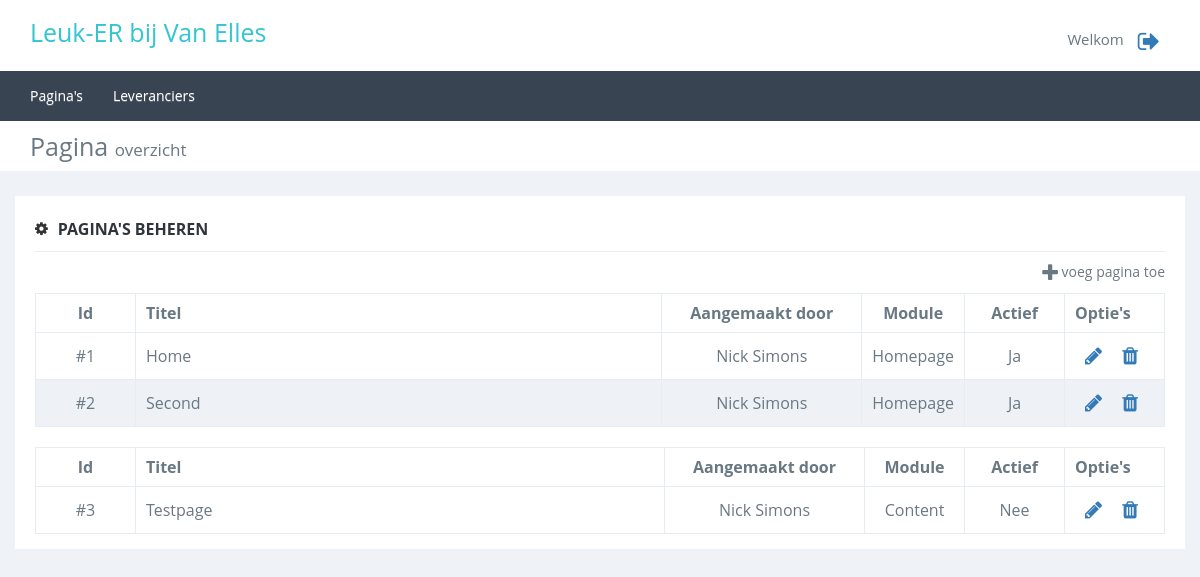
Screenshot of /admin/dashboard.php (signed in) with the database file from the repository.
### tables this page shows
CREATE TABLE `page` (
  `id` int(11) NOT NULL,
  `pagetitle` varchar(100) NOT NULL,
  `title` varchar(100) DEFAULT NULL,
  `subtitle` varchar(100) DEFAULT NULL,
  `inhoud` mediumtext,
  `description` varchar(2000) DEFAULT NULL,
  `kernwoorden` varchar(100) DEFAULT NULL,
  `active` int(1) DEFAULT NULL COMMENT '1 = actief, 0 = inactief',
  `datum` datetime DEFAULT CURRENT_TIMESTAMP ON UPDATE CURRENT_TIMESTAMP,
  `image` varchar(45) DEFAULT NULL,
  `Module_id` int(11) NOT NULL,
  `user_id` int(11) NOT NULL,
  `url` varchar(50) NOT NULL
);

CREATE TABLE `user` (
  `user_id` int(11) NOT NULL,
  `email` varchar(45) NOT NULL,
  `first_name` varchar(45) DEFAULT NULL,
  `insertion` varchar(45) DEFAULT NULL,
  `last_name` varchar(45) DEFAULT NULL,
  `phonenumber` int(12) DEFAULT NULL,
  `city` varchar(45) DEFAULT NULL,
  `address` varchar(45) DEFAULT NULL,
  `zipcode` varchar(45) DEFAULT NULL,
  `role` int(11) NOT NULL DEFAULT '2'
);

CREATE TABLE `Module` (
  `id` int(11) NOT NULL,
  `naam` varchar(45) NOT NULL,
  `path` varchar(45) NOT NULL
);

### admin/classes/page.class.php (called while the page is built, shortened)
<?php
class Page {
    private $_db;
    public function __construct()
    {
        $this->_db = new Connection();
        $this->_db = $this->_db->databaseConnection();
    }
    public function getAllMin($active = 1) {
        try {
            $query = $this->_db->prepare('
                    SELECT p.id id, pagetitle, active, first_name, insertion, last_name, m.naam module
                    FROM page p
                    JOIN user u ON p.user_id = u.user_id
                    JOIN Module m ON p.Module_id = m.id
                    WHERE active = :active;
                ');
            $query->bindValue(":active", $active);
            if($query->execute()) {
                return $content = $query->fetchAll();
            } else {
                return false;
            }
        } catch (PDOexception $e) {
            return false;
        }
    }
}

### admin/classes/connection.class.php (called while the page is built, shortened)
<?php
class Connection {
    public function databaseConnection() {
        try {
            $this->_db = new PDO('mysql:host=localhost;dbname=vanelles', 'root', '');
            return $this->_db;
        } catch (PDOException $e) {
            echo "<h3>Let op</h3>Er is helaas een probleem met het verbinden van de server, probeer het later nog eens.";
            exit;
        }
    }
}

### admin/dashboard.php (the view, shortened to what this page needs)
<div class="content">
    <?php
        include_once('includes/header.php');
        $page = new Page();
        $pageListActive = $page->getAllMin(1);
        $pageLIstInActive = $page->getAllMin(0);
    ?>
    <div class="pagetitel marbot">
        <div class="container">
            <div class="row">
                <div class="col-xs-12">Pagina <span>overzicht</span></div>
            </div>
        </div>
    </div>
    <div class="container">
        <div class="row">
            <div class="col-xs-12 inhoud">
                <div class="titel">
                    <i class="fa fa-cog"></i><span>Pagina's beheren</span>
                </div>
                <div class="row">
                    <div class="col-xs-6"></div>
                    <div class="col-xs-6 text-right"><a href="pagina_toevoegen.php" id="pvt"><i class="fa fa-plus"></i> voeg pagina toe</a></div>
                </div>
                <?php
                if($pageListActive != false) {
                    echo '
                        <table class="maintable" style="margin-bottom: 20px;">
                            <thead>
                                <tr>
                                    <th>Id</th>
                                    <th>Titel</th>
                                    <th>Aangemaakt door</th>
                                    <th>Module</th>
                                    <th>Actief</th>
                                    <th style="width: 100px;">Optie\'s</th>
                                </tr>
                            </thead>
                            <tbody>';
                    foreach($pageListActive as $value) {
                        echo '
                            <tr>
                                <td>#'.$value['id'].'</td>
                                <td>'.$value['pagetitle'].'</td>
                                <td><div>'.$value['first_name']." ". $value['insertion'] . " " . $value['last_name'].'</div></td>
                                <td>'.$value['module'].'</td>
                                <td>Ja</td>
                                <td><a href="pagina_bewerken.php?bewerkid='.$value['id'].'" title="Bewerken" data-id="'.$value['id'].'"><i class="fa fa-pencil"></i></a><a class="confirm" href="dashboard.php?verid='.$value['id'].'" title="Verwijderen" data-id="'.$value['id'].'"><i class="fa fa-trash"></i></a></td>
                            </tr>';
                    }
                    echo '
                            </tbody>
                        </table>';
                }
                if($pageLIstInActive != false) {
                    echo '
                        <table class="maintable">
                            <thead>
                                <tr>
                                    <th>Id</th>
                                    <th>Titel</th>
                                    <th>Aangemaakt door</th>
                                    <th>Module</th>
                                    <th>Actief</th>
                                    <th style="width: 100px;">Optie\'s</th>
                                </tr>
                            </thead>
                            <tbody>';
                    foreach($pageLIstInActive as $value) {
                        echo '
                            <tr>
                                <td>#'.$value['id'].'</td>
                                <td>'.$value['pagetitle'].'</td>
                                <td><div>'.$value['first_name']." ". $value['insertion'] . " " . $value['last_name'].'</div></td>
                                <td>'.$value['module'].'</td>
                                <td>Nee</td>
                                <td><a href="pagina_bewerken.php?bewerkid='.$value['id'].'" title="Bewerken" data-id="'.$value['id'].'"><i class="fa fa-pencil"></i></a><a class="confirm" href="dashboard.php?verid='.$value['id'].'" title="Verwijderen" data-id="'.$value['id'].'"><i class="fa fa-trash"></i></a></td>
                            </tr>';
                    }
                    echo '
                            </tbody>
                        </table>';
                }
                ?>
            </div>
        </div>
    </div>
</div>
</body>
</html>

### admin/includes/header.php (shortened to what this page needs)
<!DOCTYPE html>
<?php
include_once('config.php');
?>
<html lang="en">
<head>
    <link rel="stylesheet" type="text/css" href="css/normalizer.css" />
    <link rel="stylesheet" href="https://maxcdn.bootstrapcdn.com/font-awesome/4.5.0/css/font-awesome.min.css">
    <link rel="stylesheet" href="https://maxcdn.bootstrapcdn.com/bootstrap/3.3.6/css/bootstrap.min.css">
    <link rel="stylesheet" href="https://maxcdn.bootstrapcdn.com/bootstrap/3.3.6/css/bootstrap-theme.min.css">
    <link rel="stylesheet" type="text/css" href="css/main.css" />
</head>
<body>
<header>
    <div class="container">
        <div class="row">
            <div class="col-xs-6">Leuk-ER bij Van Elles</div>
            <div class="col-xs-6 text-right"><?php echo 'Welkom ' . $user->getUserName(); ?><a href="?uitloggen=true" title="Uitloggen" class="uitloggen"><i class="fa fa-sign-out"></i></a></div>
        </div>
    </div>
</header>
<nav>
    <div class="container">
        <div class="row">
            <div class="col-xs-12">
                <ul class="nav navbar-nav">
                    <li><a href="dashboard.php">Pagina's</a></li>
                    <li><a href="leverancier_overzicht.php">Leveranciers</a></li>
                </ul>
            </div>
        </div>
    </div>
</nav>

### admin/css/main.css (style rules this page uses)
body, h1, h2, h3, h4, h5, h6 { font-family: "Open Sans",sans-serif; }
a, button, code, div, img, input, label, li, p, pre, select, span, svg, table, td, textarea, th, ul { -webkit-border-radius: 0!important; -moz-border-radius: 0!important; border-radius: 0!important; }
body { background-color: #EFF3F8; color: #697882 }
header { height: 71px; width: 100%; background-color: #fff; position: fixed; top: 0; z-index: 99; }
header .col-xs-6:nth-child(1) { color: #32c5d2; font-size: 25px; padding-top: 15px; }
header .col-xs-6:nth-child(2) { font-size: 15px; padding-top: 24px; }
nav { height: 50px; width: 100%; background-color: #384452; position: fixed; top: 71px; padding: 0;z-index: 99; }
nav .container { padding: 0; }
nav a { color: #fff; text-shadow: none; }
.marbot { margin-bottom: 25px; }
.uitloggen { font-size: 24px; vertical-align: middle; padding: 10px; }
.content { margin-top: 121px; }
.content .pagetitel { background-color: #fff; height: 50px; font-size: 25px; }
.content .pagetitel .col-xs-12 { padding-top: 8px; }
.content .pagetitel span { font-size: 17px; }
.content .inhoud { padding: 12px 20px 15px; background-color: #fff; }
.content .inhoud .titel { border-bottom: 1px solid #eee; margin-bottom: 10px; font-family: "Open Sans",sans-serif; color: #333; font-size: 14px; padding: 10px 0; }
.content .inhoud .titel i { font-size: 15px; font-weight: 300; margin-top: 3px; float: left; display: inline-block; margin-right: 10px; }
.content .inhoud .titel span { font-weight: 700; text-transform: uppercase; color: #2f353b!important; font-size: 16px; }
.content #pvt { padding-bottom: 10px; display: inline-block; color: #697882; text-decoration: none; border: none; background: none; }
.content #pvt i { font-size: 20px; vertical-align: middle; }
.maintable { width: 100%; }
.maintable td, .maintable th { padding: 8px 10px; border: 1px solid #e7ecf1; }
.maintable tr td:nth-child(1), .maintable tr th:nth-child(1) { text-align: center; width: 100px; }
.maintable tr td:nth-child(3), .maintable tr th:nth-child(3) { text-align: center; width: 200px; }
.maintable tr td:nth-child(4), .maintable tr th:nth-child(4) { text-align: center; width: 100px; }
.maintable tr td:nth-child(5), .maintable tr th:nth-child(5) { text-align: center; width: 100px; }
.maintable tr td i { padding: 5px 10px; font-size: 20px; }
.maintable tr:nth-child(even) td { background-color: #eef1f5; }
@media all and (min-width: 778px) { .navbar-nav { display: block!important; } }

### rows the page displays
page: id "1", pagetitle "Home", user.first_name "Nick", user.last_name "Simons", Module.naam "Homepage"
page: id "2", pagetitle "Second", user.first_name "Nick", user.last_name "Simons", Module.naam "Homepage"
page: id "3", pagetitle "Testpage", user.first_name "Nick", user.last_name "Simons", Module.naam "Content"
